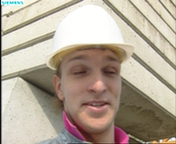
#> input picture example/img/foreman_qcif_0_rgb.bmp, 176 x 144 px
$ python visualize_motion_ex.py
#> lines starting #> are read from the running program, lines starting #| are printed output that depends on the picture
### visualize_motion.py
import numpy as np
from PIL import Image
import matplotlib.pyplot as plt


def load_image(image_path):
#> called with image_path = 'img/foreman_qcif_0_rgb.bmp'
    return Image.open(image_path).convert('YCbCr')
#> returned value: PIL image 176x144 YCbCr; mean of channels 0, 1, 2 168.8, 117.6, 135
#> call 2 of load_image, with image_path = 'img/foreman_qcif_1_rgb.bmp'
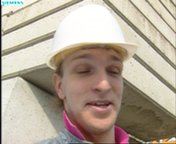
#> input picture example/img/foreman_qcif_1_rgb.bmp, 176 x 144 px
#> in load_image (call 2), `return Image.open(image_path).convert('YCbCr')`: returned value: PIL image 176x144 YCbCr; mean of channels 0, 1, 2 168.5, 117.6, 135.1


def extract_luma(image):
    y, _, _ = image.split()
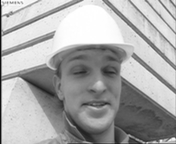
#> y: PIL image 176x144 L; min 10, max 255, mean 168.8
#> in extract_luma (call 2), `y, _, _ = image.split()`:
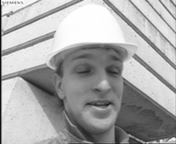
#> y: PIL image 176x144 L; min 11, max 255, mean 168.5
    return np.array(y)


def calculate_sad(block1, block2):
    return np.sum(np.abs(block1 - block2))


def get_spiral_coords(radius):
    coords = []
    x, y = 0, 0
    dx, dy = 0, -1
    for _ in range((2 * radius + 1) ** 2):
        if (-radius < x <= radius) and (-radius < y <= radius):
            coords.append((x, y))
        if (x == y) or (x < 0 and x == -y) or (x > 0 and x == 1 - y):
            dx, dy = -dy, dx
        x, y = x + dx, y + dy
    return coords


def full_search(reference_frame, current_frame, mb_size=16, search_range=16):
#> called with mb_size = 16, search_range = 16
    height, width = current_frame.shape
#> height = 144; width = 176
    mv = np.zeros((height // mb_size, width // mb_size, 2), dtype=int)

    for i in range(0, height, mb_size):
        for j in range(0, width, mb_size):
            current_block = current_frame[i:i + mb_size, j:j + mb_size]
            min_sad = float('inf')
            best_mv = (0, 0)

            for x in range(-search_range, search_range + 1):
                for y in range(-search_range, search_range + 1):
                    ref_x, ref_y = i + x, j + y
                    if 0 <= ref_x <= height - mb_size and 0 <= ref_y <= width - mb_size:
                        ref_block = reference_frame[ref_x:ref_x + mb_size, ref_y:ref_y + mb_size]
                        sad = calculate_sad(current_block, ref_block)
                        if sad < min_sad:
                            min_sad = sad
                            best_mv = (x, y)

            mv[i // mb_size, j // mb_size] = best_mv
#> in visualize_motion_vectors, `plt.show()`:
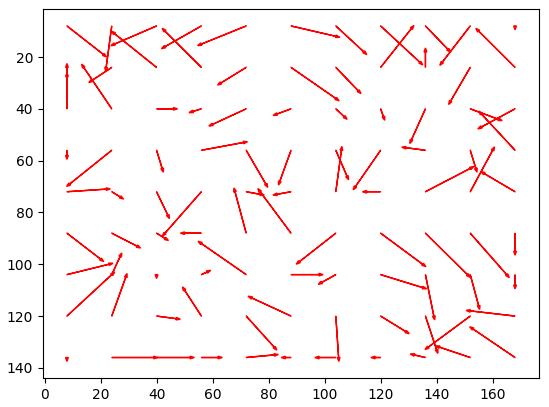
#> figure drawn by matplotlib, 1 panel

    return mv


def full_search_spiral(reference_frame, current_frame, mb_size=16, search_range=16):
#> called with mb_size = 16, search_range = 16
    height, width = current_frame.shape
#> height = 144; width = 176
    mv = np.zeros((height // mb_size, width // mb_size, 2), dtype=int)
    spiral_coords = get_spiral_coords(search_range)

    for i in range(0, height, mb_size):
        for j in range(0, width, mb_size):
            min_sad = float('inf')
            best_mv = (0, 0)
            for dx, dy in spiral_coords:
                ref_x = i + dx
                ref_y = j + dy
                if ref_x < 0 or ref_y < 0 or ref_x + mb_size > height or ref_y + mb_size > width:
                    continue
                sad = calculate_sad(current_frame[i:i + mb_size, j:j + mb_size],
                                    reference_frame[ref_x:ref_x + mb_size, ref_y:ref_y + mb_size])
                if sad < min_sad:
                    min_sad = sad
                    best_mv = (dx, dy)
            mv[i // mb_size, j // mb_size] = best_mv
    return mv


def diamond_search(reference_frame, current_frame, mb_size=16, search_range=16):
#> called with mb_size = 16, search_range = 16
    height, width = current_frame.shape
#> height = 144; width = 176
    mv = np.zeros((height // mb_size, width // mb_size, 2), dtype=int)

    LDSP = [(-1, 0), (1, 0), (0, -1), (0, 1), (0, 0)]
    SDSP = [(-1, 0), (1, 0), (0, -1), (0, 1)]

    for i in range(0, height, mb_size):
        for j in range(0, width, mb_size):
            min_sad = float('inf')
            best_mv = (0, 0)
            center = (0, 0)

            while True:
                best_local_mv = None
                for dx, dy in LDSP:
                    ref_x, ref_y = i + center[0] + dx, j + center[1] + dy
                    if ref_x < 0 or ref_y < 0 or ref_x + mb_size > height or ref_y + mb_size > width:
                        continue
                    sad = calculate_sad(current_frame[i:i + mb_size, j:j + mb_size],
                                        reference_frame[ref_x:ref_x + mb_size, ref_y:ref_y + mb_size])
                    if sad < min_sad:
                        min_sad = sad
                        best_local_mv = (dx, dy)
                        best_mv = (center[0] + dx, center[1] + dy)

                if best_local_mv is None or best_local_mv == (0, 0):
                    break
                center = best_mv

            for dx, dy in SDSP:
                ref_x, ref_y = i + center[0] + dx, j + center[1] + dy
                if ref_x < 0 or ref_y < 0 or ref_x + mb_size > height or ref_y + mb_size > width:
                    continue
                sad = calculate_sad(current_frame[i:i + mb_size, j:j + mb_size],
                                    reference_frame[ref_x:ref_x + mb_size, ref_y:ref_y + mb_size])
                if sad < min_sad:
                    min_sad = sad
                    best_mv = (center[0] + dx, center[1] + dy)

            mv[i // mb_size, j // mb_size] = best_mv
#> call 3 of visualize_motion_vectors, with mv = array of shape (9, 11, 2), mb_size = 16
#> in visualize_motion_vectors (call 3), `plt.show()`:
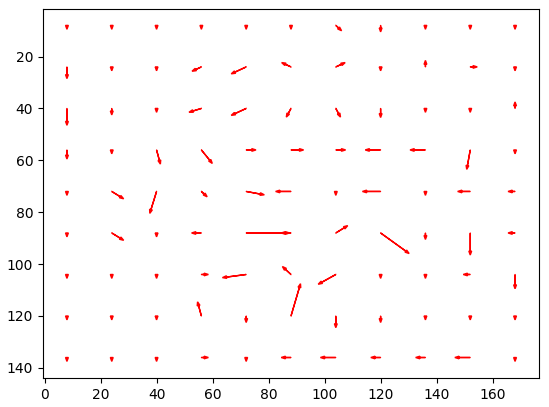
#> figure drawn by matplotlib, 1 panel

    return mv


def intra_prediction(luma_frame, mb_size=16):
#> called with mb_size = 16
    height, width = luma_frame.shape
#> height = 144; width = 176
    modes = np.zeros((height // mb_size, width // mb_size), dtype=int)
    predicted_frame = np.zeros_like(luma_frame)

    for i in range(mb_size, height, mb_size):
        for j in range(mb_size, width, mb_size):
            block = luma_frame[i:i + mb_size, j:j + mb_size]
            predictions = {}

            if j >= mb_size:
                left_block = luma_frame[i:i + mb_size, j - mb_size:j]
                predictions[0] = np.tile(left_block[:, -1:], (1, mb_size))  # Vertical prediction

            if i >= mb_size:
                top_block = luma_frame[i - mb_size:i, j:j + mb_size]
                predictions[1] = np.tile(top_block[-1:, :], (mb_size, 1))  # Horizontal prediction

            if j >= mb_size and i >= mb_size:
                top_left_block = luma_frame[i - mb_size:i, j - mb_size:j]
                predictions[2] = np.tile(top_left_block[-1, -1], (mb_size, mb_size))  # DC prediction

            if j >= mb_size and i >= mb_size:
                predictions[4] = np.tile(luma_frame[i - mb_size:i, j - mb_size:j].mean(),
                                         (mb_size, mb_size))  # Plane prediction

            if predictions:
                best_mode = min(predictions, key=lambda mode: calculate_sad(block, predictions[mode]))
                modes[i // mb_size, j // mb_size] = best_mode
                predicted_frame[i:i + mb_size, j:j + mb_size] = predictions[best_mode]
            else:
                predicted_frame[i:i + mb_size, j:j + mb_size] = block
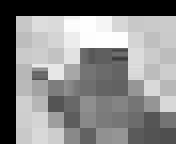
#> predicted_frame: shape (144, 176); min 0, max 254, mean 136

    return predicted_frame, modes


def visualize_motion_vectors(mv, mb_size=16):
    plt.figure()
    for i in range(mv.shape[0]):
        for j in range(mv.shape[1]):
            plt.arrow(j * mb_size + mb_size // 2, i * mb_size + mb_size // 2,
                      mv[i, j, 1], mv[i, j, 0], color='red', head_width=1)
    plt.gca().invert_yaxis()
    plt.show()


def visualize_modes(modes):
    plt.figure()
    plt.imshow(modes, cmap='jet', interpolation='nearest')
    plt.colorbar()
    plt.show()
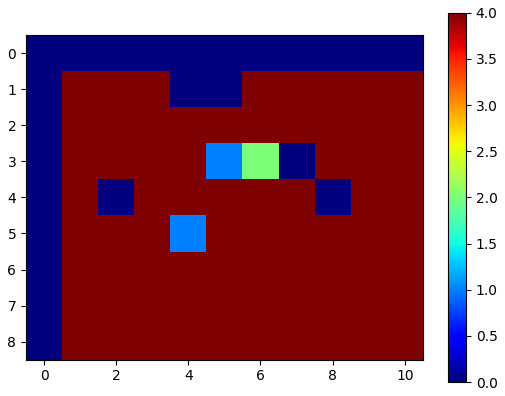
#> figure drawn by matplotlib, 2 panels

### example/visualize_motion_ex.py
from visualize_motion import *

reference_image_path = 'img/foreman_qcif_0_rgb.bmp'
current_image_path = 'img/foreman_qcif_1_rgb.bmp'
reference_image = load_image(reference_image_path)
current_image = load_image(current_image_path)

reference_luma = extract_luma(reference_image)
current_luma = extract_luma(current_image)

# Full Search Motion Estimation
mv_full = full_search(reference_luma, current_luma)
visualize_motion_vectors(mv_full)

mv_spiral = full_search_spiral(reference_luma, current_luma)
visualize_motion_vectors(mv_spiral)

# Diamond Search Motion Estimation
mv_diamond = diamond_search(reference_luma, current_luma)
visualize_motion_vectors(mv_diamond)

# Intra Frame Prediction
predicted_frame, modes = intra_prediction(reference_luma)
visualize_modes(modes)
print(modes)
#| [[0 0 0 0 0 0 0 0 0 0 0]
#|  [0 4 4 4 0 0 4 4 4 4 4]
#|  [0 4 4 4 4 4 4 4 4 4 4]
#|  [0 4 4 4 4 1 2 0 4 4 4]
#|  [0 4 0 4 4 4 4 4 0 4 4]
#|  [0 4 4 4 1 4 4 4 4 4 4]
#|  [0 4 4 4 4 4 4 4 4 4 4]
#|  [0 4 4 4 4 4 4 4 4 4 4]
#|  [0 4 4 4 4 4 4 4 4 4 4]]
